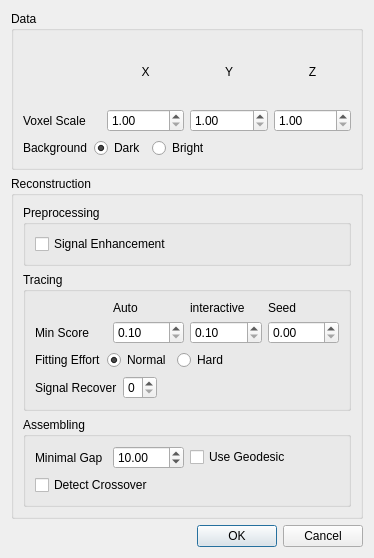
<?xml version="1.0" encoding="UTF-8"?>
<ui version="4.0">
 <class>ZStackFrameSettingDialog</class>
 <widget class="QDialog" name="ZStackFrameSettingDialog">
  <property name="geometry">
   <rect>
    <x>0</x>
    <y>0</y>
    <width>374</width>
    <height>558</height>
   </rect>
  </property>
  <property name="windowTitle">
   <string>Settings</string>
  </property>
  <layout class="QVBoxLayout" name="verticalLayout_6">
   <item>
    <widget class="QGroupBox" name="groupBox">
     <property name="title">
      <string>Data</string>
     </property>
     <property name="flat">
      <bool>false</bool>
     </property>
     <property name="checkable">
      <bool>false</bool>
     </property>
     <layout class="QVBoxLayout" name="verticalLayout">
      <item>
       <layout class="QGridLayout" name="gridLayout">
        <item row="0" column="1">
         <widget class="QLabel" name="label">
          <property name="text">
           <string>X</string>
          </property>
          <property name="alignment">
           <set>Qt::AlignCenter</set>
          </property>
         </widget>
        </item>
        <item row="0" column="2">
         <widget class="QLabel" name="label_2">
          <property name="text">
           <string>Y</string>
          </property>
          <property name="alignment">
           <set>Qt::AlignCenter</set>
          </property>
         </widget>
        </item>
        <item row="0" column="3">
         <widget class="QLabel" name="label_3">
          <property name="text">
           <string>Z</string>
          </property>
          <property name="alignment">
           <set>Qt::AlignCenter</set>
          </property>
         </widget>
        </item>
        <item row="1" column="0">
         <widget class="QLabel" name="label_4">
          <property name="text">
           <string>Voxel Scale</string>
          </property>
         </widget>
        </item>
        <item row="1" column="1">
         <widget class="QDoubleSpinBox" name="xDoubleSpinBox">
          <property name="minimum">
           <double>1.000000000000000</double>
          </property>
          <property name="value">
           <double>1.000000000000000</double>
          </property>
         </widget>
        </item>
        <item row="1" column="2">
         <widget class="QDoubleSpinBox" name="yDoubleSpinBox">
          <property name="minimum">
           <double>1.000000000000000</double>
          </property>
          <property name="value">
           <double>1.000000000000000</double>
          </property>
         </widget>
        </item>
        <item row="1" column="3">
         <widget class="QDoubleSpinBox" name="zDoubleSpinBox">
          <property name="minimum">
           <double>1.000000000000000</double>
          </property>
          <property name="value">
           <double>1.000000000000000</double>
          </property>
         </widget>
        </item>
       </layout>
      </item>
      <item>
       <layout class="QHBoxLayout" name="horizontalLayout_5">
        <item>
         <widget class="QLabel" name="label_17">
          <property name="text">
           <string>Background</string>
          </property>
         </widget>
        </item>
        <item>
         <widget class="QRadioButton" name="darkRadioButton">
          <property name="text">
           <string>Dark</string>
          </property>
          <property name="checked">
           <bool>true</bool>
          </property>
         </widget>
        </item>
        <item>
         <widget class="QRadioButton" name="brightRadioButton">
          <property name="text">
           <string>Bright</string>
          </property>
         </widget>
        </item>
        <item>
         <spacer name="horizontalSpacer_3">
          <property name="orientation">
           <enum>Qt::Horizontal</enum>
          </property>
          <property name="sizeHint" stdset="0">
           <size>
            <width>40</width>
            <height>20</height>
           </size>
          </property>
         </spacer>
        </item>
       </layout>
      </item>
     </layout>
    </widget>
   </item>
   <item>
    <widget class="QGroupBox" name="groupBox_5">
     <property name="title">
      <string>Reconstruction</string>
     </property>
     <layout class="QVBoxLayout" name="verticalLayout_5">
      <item>
       <widget class="QGroupBox" name="groupBox_4">
        <property name="title">
         <string>Preprocessing</string>
        </property>
        <layout class="QVBoxLayout" name="verticalLayout_3">
         <item>
          <widget class="QCheckBox" name="enhancementCheckBox">
           <property name="text">
            <string>Signal Enhancement</string>
           </property>
          </widget>
         </item>
        </layout>
       </widget>
      </item>
      <item>
       <widget class="QGroupBox" name="groupBox_2">
        <property name="title">
         <string>Tracing</string>
        </property>
        <layout class="QVBoxLayout" name="verticalLayout_2">
         <item>
          <layout class="QGridLayout" name="gridLayout_2">
           <item row="1" column="1">
            <widget class="QDoubleSpinBox" name="autoScoreDoubleSpinBox">
             <property name="minimum">
              <double>0.100000000000000</double>
             </property>
             <property name="maximum">
              <double>0.900000000000000</double>
             </property>
            </widget>
           </item>
           <item row="1" column="2">
            <widget class="QDoubleSpinBox" name="manualScoreDoubleSpinBox">
             <property name="minimum">
              <double>0.100000000000000</double>
             </property>
             <property name="maximum">
              <double>0.900000000000000</double>
             </property>
            </widget>
           </item>
           <item row="0" column="1">
            <widget class="QLabel" name="label_6">
             <property name="text">
              <string>Auto</string>
             </property>
            </widget>
           </item>
           <item row="0" column="2">
            <widget class="QLabel" name="label_7">
             <property name="text">
              <string>interactive</string>
             </property>
            </widget>
           </item>
           <item row="1" column="0">
            <widget class="QLabel" name="label_5">
             <property name="text">
              <string>Min Score</string>
             </property>
            </widget>
           </item>
           <item row="1" column="3">
            <widget class="QDoubleSpinBox" name="seedDoubleSpinBox"/>
           </item>
           <item row="0" column="3">
            <widget class="QLabel" name="label_11">
             <property name="text">
              <string>Seed</string>
             </property>
            </widget>
           </item>
          </layout>
         </item>
         <item>
          <layout class="QHBoxLayout" name="horizontalLayout">
           <item>
            <widget class="QLabel" name="label_8">
             <property name="text">
              <string>Fitting Effort</string>
             </property>
            </widget>
           </item>
           <item>
            <widget class="QRadioButton" name="normalRadioButton">
             <property name="text">
              <string>Normal</string>
             </property>
             <property name="checked">
              <bool>true</bool>
             </property>
            </widget>
           </item>
           <item>
            <widget class="QRadioButton" name="hardRadioButton">
             <property name="text">
              <string>Hard</string>
             </property>
            </widget>
           </item>
           <item>
            <spacer name="horizontalSpacer_2">
             <property name="orientation">
              <enum>Qt::Horizontal</enum>
             </property>
             <property name="sizeHint" stdset="0">
              <size>
               <width>40</width>
               <height>20</height>
              </size>
             </property>
            </spacer>
           </item>
          </layout>
         </item>
         <item>
          <layout class="QHBoxLayout" name="horizontalLayout_2">
           <item>
            <widget class="QLabel" name="label_10">
             <property name="text">
              <string>Signal Recover</string>
             </property>
            </widget>
           </item>
           <item>
            <widget class="QSpinBox" name="recoverSpinBox">
             <property name="maximum">
              <number>5</number>
             </property>
            </widget>
           </item>
           <item>
            <spacer name="horizontalSpacer">
             <property name="orientation">
              <enum>Qt::Horizontal</enum>
             </property>
             <property name="sizeHint" stdset="0">
              <size>
               <width>40</width>
               <height>20</height>
              </size>
             </property>
            </spacer>
           </item>
          </layout>
         </item>
        </layout>
       </widget>
      </item>
      <item>
       <widget class="QGroupBox" name="groupBox_3">
        <property name="title">
         <string>Assembling</string>
        </property>
        <layout class="QVBoxLayout" name="verticalLayout_4">
         <item>
          <layout class="QHBoxLayout" name="horizontalLayout_4">
           <item>
            <layout class="QHBoxLayout" name="horizontalLayout_3">
             <item>
              <widget class="QLabel" name="label_9">
               <property name="text">
                <string>Minimal Gap</string>
               </property>
              </widget>
             </item>
             <item>
              <widget class="QDoubleSpinBox" name="maxDistDoubleSpinBox">
               <property name="minimum">
                <double>1.000000000000000</double>
               </property>
               <property name="maximum">
                <double>9999.000000000000000</double>
               </property>
               <property name="value">
                <double>10.000000000000000</double>
               </property>
              </widget>
             </item>
            </layout>
           </item>
           <item>
            <widget class="QCheckBox" name="spTestCheckBox">
             <property name="text">
              <string>Use Geodesic</string>
             </property>
            </widget>
           </item>
          </layout>
         </item>
         <item>
          <widget class="QCheckBox" name="crossoverCheckBox">
           <property name="text">
            <string>Detect Crossover</string>
           </property>
          </widget>
         </item>
        </layout>
       </widget>
      </item>
     </layout>
    </widget>
   </item>
   <item>
    <widget class="QDialogButtonBox" name="buttonBox">
     <property name="orientation">
      <enum>Qt::Horizontal</enum>
     </property>
     <property name="standardButtons">
      <set>QDialogButtonBox::Cancel|QDialogButtonBox::Ok</set>
     </property>
    </widget>
   </item>
  </layout>
  <zorder>groupBox</zorder>
  <zorder>buttonBox</zorder>
  <zorder>groupBox_5</zorder>
 </widget>
 <resources/>
 <connections>
  <connection>
   <sender>buttonBox</sender>
   <signal>accepted()</signal>
   <receiver>ZStackFrameSettingDialog</receiver>
   <slot>accept()</slot>
   <hints>
    <hint type="sourcelabel">
     <x>248</x>
     <y>254</y>
    </hint>
    <hint type="destinationlabel">
     <x>157</x>
     <y>274</y>
    </hint>
   </hints>
  </connection>
  <connection>
   <sender>buttonBox</sender>
   <signal>rejected()</signal>
   <receiver>ZStackFrameSettingDialog</receiver>
   <slot>reject()</slot>
   <hints>
    <hint type="sourcelabel">
     <x>316</x>
     <y>260</y>
    </hint>
    <hint type="destinationlabel">
     <x>286</x>
     <y>274</y>
    </hint>
   </hints>
  </connection>
 </connections>
</ui>
